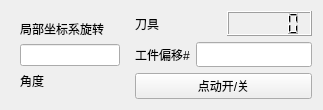
             <widget class="QWidget" name="widget_10" native="true">
              <layout class="QHBoxLayout" name="horizontalLayout_52" stretch="2,3">
               <item>
                <widget class="QWidget" name="widget_13" native="true">
                 <layout class="QVBoxLayout" name="verticalLayout_34">
                  <item>
                   <widget class="QLabel" name="label_19">
                    <property name="text">
                     <string>局部坐标系旋转</string>
                    </property>
                   </widget>
                  </item>
                  <item>
                   <widget class="QLineEdit" name="lineEdit_35">
                    <property name="sizePolicy">
                     <sizepolicy hsizetype="Expanding" vsizetype="Preferred">
                      <horstretch>0</horstretch>
                      <verstretch>0</verstretch>
                     </sizepolicy>
                    </property>
                   </widget>
                  </item>
                  <item>
                   <widget class="QLabel" name="label_21">
                    <property name="text">
                     <string>角度</string>
                    </property>
                   </widget>
                  </item>
                 </layout>
                </widget>
               </item>
               <item>
                <layout class="QVBoxLayout" name="verticalLayout_33" stretch="1,1,1">
                 <item>
                  <layout class="QHBoxLayout" name="horizontalLayout_50">
                   <item>
                    <widget class="QLabel" name="label_22">
                     <property name="text">
                      <string>刀具</string>
                     </property>
                    </widget>
                   </item>
                   <item>
                    <widget class="QLCDNumber" name="lcdNumber_30">
                     <property name="sizePolicy">
                      <sizepolicy hsizetype="Preferred" vsizetype="Preferred">
                       <horstretch>0</horstretch>
                       <verstretch>0</verstretch>
                      </sizepolicy>
                     </property>
                    </widget>
                   </item>
                  </layout>
                 </item>
                 <item>
                  <layout class="QHBoxLayout" name="horizontalLayout_51">
                   <item>
                    <widget class="QLabel" name="label_27">
                     <property name="text">
                      <string>工件偏移#</string>
                     </property>
                    </widget>
                   </item>
                   <item>
                    <widget class="QLineEdit" name="lineEdit_34">
                     <property name="sizePolicy">
                      <sizepolicy hsizetype="Expanding" vsizetype="Preferred">
                       <horstretch>0</horstretch>
                       <verstretch>0</verstretch>
                      </sizepolicy>
                     </property>
                    </widget>
                   </item>
                  </layout>
                 </item>
                 <item>
                  <widget class="QPushButton" name="pushButton_73">
                   <property name="sizePolicy">
                    <sizepolicy hsizetype="Minimum" vsizetype="Preferred">
                     <horstretch>0</horstretch>
                     <verstretch>0</verstretch>
                    </sizepolicy>
                   </property>
                   <property name="text">
                    <string>点动开/关</string>
                   </property>
                  </widget>
                 </item>
                </layout>
               </item>
              </layout>
             </widget>
